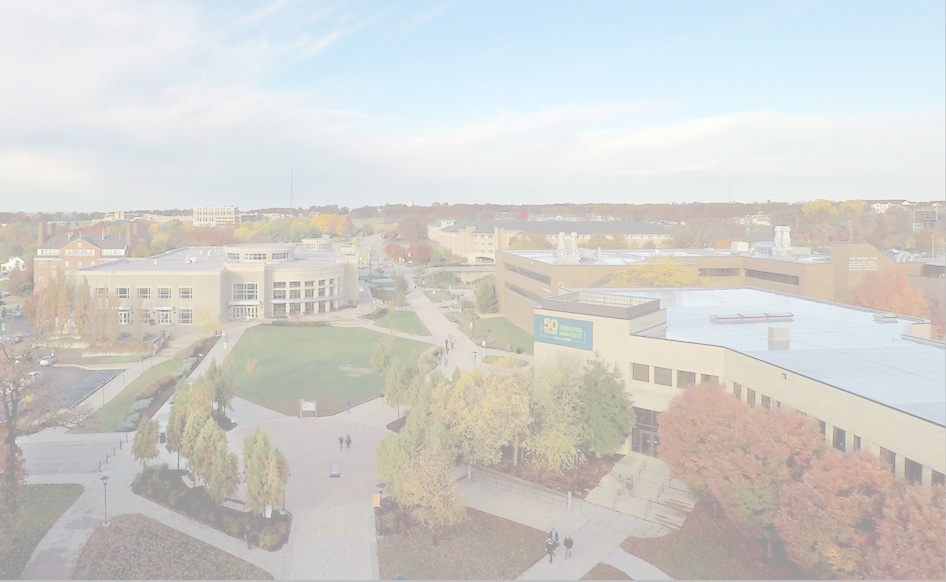
#> input picture images/Picture.jpg, 946 x 582 px; its folder holds only this picture in this run
$ python -i shrink_images.py   (imports and definitions only)
#> lines starting #> are read from the running program, lines starting #| are printed output that depends on the picture
import os
import cv2
from pathlib import Path
from concurrent.futures import ThreadPoolExecutor

# ---- Hardcoded paths ----
in_path = Path(r"C:\Users\13144\Documents\Masters_Thesis\datasets\SUT_1-Segmentation")
images_name = "Original_Image"
gt_name = "Ground Truth"
out_path = Path(r"C:\Users\13144\Documents\Masters_Thesis\datasets\SUT_Compressed")
images_in = in_path / images_name
masks_in = in_path / gt_name
images_out = out_path / images_name
masks_out = out_path / gt_name

# Make sure output folders exist
# [2 lines not run here, left out]

import cv2
import numpy as np
from pathlib import Path

# [27 lines left out: function align_mask_to_image, not called in this run]

def process_file(in_path: Path, out_path: Path, image_for_alignment=None):
#> called with in_path = 'images/Picture.jpg', out_path = 'out.png'
    try:
        img = cv2.imread(str(in_path), cv2.IMREAD_UNCHANGED)
#> img is the input picture: shape (582, 946, 3); mean B, G, R 205.1, 208.8, 209.5
        if img is None:
            print(f"⚠️ Skipping {in_path}, not a valid image")
            return

        h, w = img.shape[:2]
#> h = 582; w = 946
        new_size = (w // 2, h // 2)
#> new_size = (473, 291)

        if image_for_alignment is not None:  # mask
            if img.ndim == 3:
                img = cv2.cvtColor(img, cv2.COLOR_BGR2GRAY)
            img = align_mask_to_image(img, image_for_alignment, name=in_path.name)
            resized = cv2.resize(img, new_size, interpolation=cv2.INTER_NEAREST)
        else:  # image
            resized = cv2.resize(img, new_size, interpolation=cv2.INTER_AREA)

        # ---- Force consistent orientation (height, width) ----
        if resized.shape[0] < resized.shape[1]:
            resized = cv2.rotate(resized, cv2.ROTATE_90_CLOCKWISE)
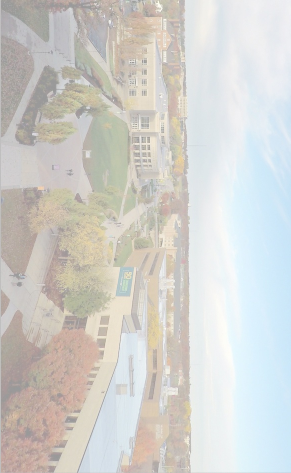
#> resized: shape (473, 291, 3); mean B, G, R 205.2, 209, 209.6

        cv2.imwrite(str(out_path), resized)
        print(f"✅ Saved {out_path} (h={resized.shape[0]}, w={resized.shape[1]})")
#| ✅ Saved out.png (h=473, w=291)
    except Exception as e:
        print(f"❌ Error processing {in_path}: {e}")

# [24 lines left out: function main, not called in this run]

# [2 lines not run here, left out]

>>> result = process_file('images/Picture.jpg', 'out.png')
